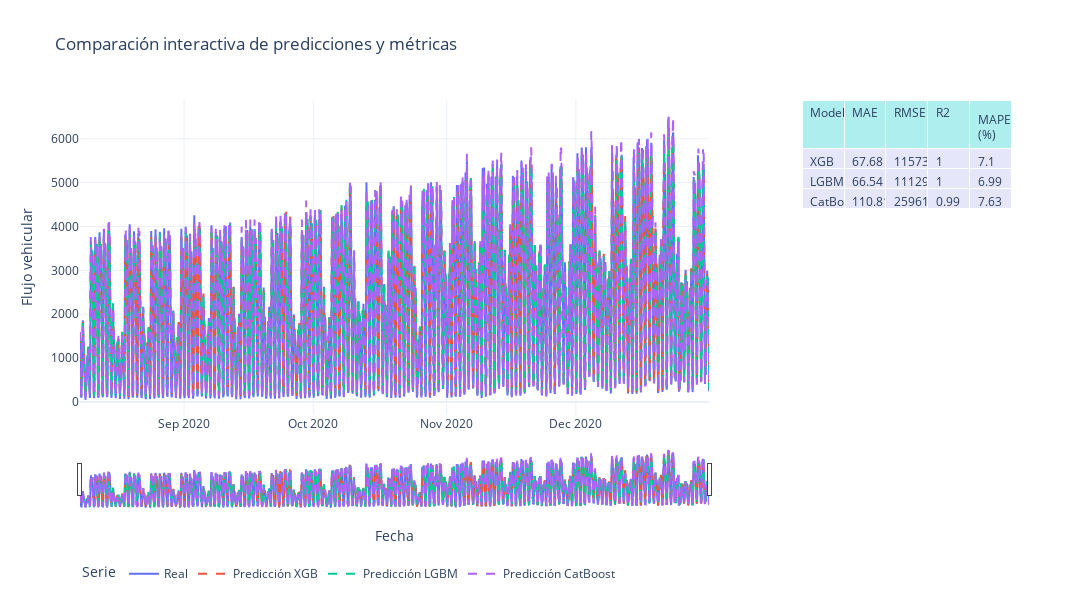

The cell this chart's notebook holds for it:
### Code cell
import plotly.graph_objs as go
from plotly.subplots import make_subplots

# Subplots: gráfico a la izquierda, tabla a la derecha
fig = make_subplots(
    rows=1, cols=2,
    column_widths=[0.75, 0.25],
    specs=[[{"type": "xy"}, {"type": "table"}]]
)

# Línea real
fig.add_trace(go.Scatter(
    x=datos_test.index,
    y=datos_test['traffic_count'],
    mode='lines',
    name='Real',
    line=dict(width=2)
), row=1, col=1)

# Predicciones de los modelos
for nombre, pred in predicciones_test_dict.items():
    fig.add_trace(go.Scatter(
        x=datos_test.index,
        y=pred,
        mode='lines',
        name=f'Predicción {nombre}',
        line=dict(dash='dash')
    ), row=1, col=1)

# Tabla de métricas
fig.add_trace(go.Table(
    header=dict(
        values=['Modelo'] + list(df_metricas_test.columns),
        fill_color='paleturquoise',
        align='left'
    ),
    cells=dict(
        values=[df_metricas_test.index] + [df_metricas_test[col].round(2) for col in df_metricas_test.columns],
        fill_color='lavender',
        align='left'
    )
), row=1, col=2)

fig.update_layout(
    title='Comparación interactiva de predicciones y métricas',
    xaxis_title='Fecha',
    yaxis_title='Flujo vehicular',
    legend_title='Serie',
    template='plotly_white',
    autosize=True,
    width=1200,
    height=600,  # Dale un poco más de alto para la leyenda
    legend=dict(
        orientation="h",   # horizontal
        x=0,
        y=-0.55,            # Ajusta este valor según el resultado visual
        xanchor='left'
    )
)
fig.update_xaxes(rangeslider_visible=True, row=1, col=1)
fig.show()

### Figure 1 — Plotly figure (JSON) as saved in the notebook; plotly's stock layout.template omitted (floating-point values rounded to 4 significant figures; data arrays with more than 128 entries replaced by an {"elided": "..."} marker saying what was removed)
{"data": [{"line": {"width": 2}, "mode": "lines", "name": "Real", "type": "scatter", "x": {"elided": "3508 str values"}, "xaxis": "x", "y": {"elided": "3508 float values"}, "yaxis": "y"}, {"line": {"dash": "dash"}, "mode": "lines", "name": "Predicción XGB", "type": "scatter", "x": {"elided": "3508 str values"}, "xaxis": "x", "y": {"elided": "3508 float values"}, "yaxis": "y"}, {"line": {"dash": "dash"}, "mode": "lines", "name": "Predicción LGBM", "type": "scatter", "x": {"elided": "3508 str values"}, "xaxis": "x", "y": {"elided": "3508 float values"}, "yaxis": "y"}, {"line": {"dash": "dash"}, "mode": "lines", "name": "Predicción CatBoost", "type": "scatter", "x": {"elided": "3508 str values"}, "xaxis": "x", "y": {"elided": "3508 float values"}, "yaxis": "y"}, {"cells": {"align": "left", "fill": {"color": "lavender"}, "values": [["XGB", "LGBM", "CatBoost"], [67.68, 66.54, 110.8], [11570.0, 11130.0, 25960.0], [1, 1, 0.99], [7.1, 6.99, 7.63]]}, "domain": {"x": [0.775, 1], "y": [0, 1]}, "header": {"align": "left", "fill": {"color": "paleturquoise"}, "values": ["Modelo", "MAE", "RMSE", "R2", "MAPE (%)"]}, "type": "table"}], "layout": {"autosize": true, "height": 600, "legend": {"orientation": "h", "title": {"text": "Serie"}, "x": 0, "xanchor": "left", "y": -0.55}, "title": {"text": "Comparación interactiva de predicciones y métricas"}, "width": 1200, "xaxis": {"anchor": "y", "domain": [0, 0.675], "rangeslider": {"visible": true}, "title": {"text": "Fecha"}}, "yaxis": {"anchor": "x", "domain": [0, 1], "title": {"text": "Flujo vehicular"}}}}
